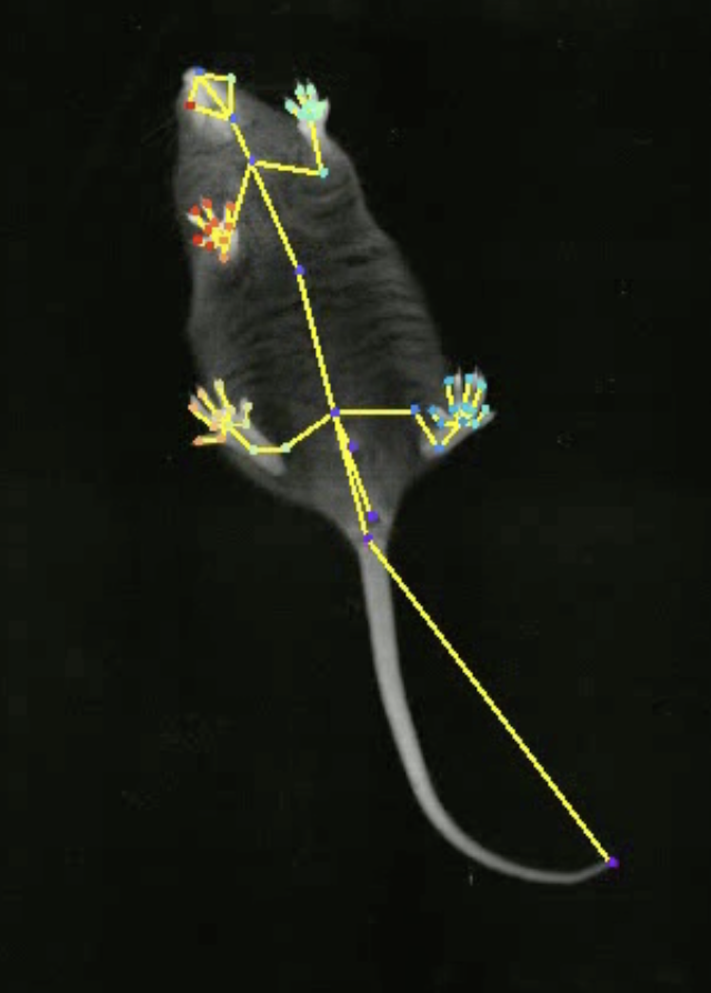
#> input picture documents/skeleton_tracking.png, 711 x 993 px, shrunk from 1280 x 1788 before the run; its folder holds only this picture in this run
$ python -i paw_luminance_rework.py   (imports and definitions only)
#> lines starting #> are read from the running program, lines starting #| are printed output that depends on the picture; after the words box and inside, x2 and y2 are one past the last pixel; in counts of white or black regions, pixels touching at a corner belong together
import cv2
import numpy as np

from utils import *


def get_ftir_mask(ftir_frame_gray):
    """
    Get the paw print mask from the FTIR frame. The FTIR frame is first denoised by removing the background noise.
    The paw print mask is then obtained by applying a threshold to the denoised FTIR frame.

    return the denoised FTIR frame and the paw print mask.
    """
    background_threshold = (
        17  # hard-coded the threshold, the same threshold used for the ftir heatmap
    )
    paw_print_threshold = 10

    # blur ftir frame
    ftir_frame_gray_blur = cv2.GaussianBlur(ftir_frame_gray, (3, 3), 0)

    # remove background noise
    mask = ftir_frame_gray_blur > background_threshold
    mask = mask.astype(np.uint8) * 255
    mask = cv2.erode(mask, np.ones((5, 5), np.uint8), iterations=1)
    mask = cv2.dilate(mask, np.ones((9, 9), np.uint8), iterations=3)
    # apply the mask to the blurred ftir frame
    ftir_frame_gray_denoise = ftir_frame_gray_blur.copy()
    mask = mask.astype(bool)
    ftir_frame_gray_denoise[~mask] = 0

    # apply the paw print threshold to get the paw print mask, boolean
    paw_print = ftir_frame_gray_denoise > paw_print_threshold
    # get the denoised ftir frame
    ftir_frame_final = ftir_frame_gray.copy()
    ftir_frame_final[~paw_print] = 0

    # get the paw_print as a frame
    ftir_mask = paw_print.astype(np.uint8) * 255

    return ftir_frame_final, ftir_mask


# [69 lines left out: functions get_individual_paw_luminance, cal_paw_luminance_rework, not called in this run]

>>> import cv2
>>> picture = cv2.imread('documents/skeleton_tracking.png', cv2.IMREAD_GRAYSCALE)
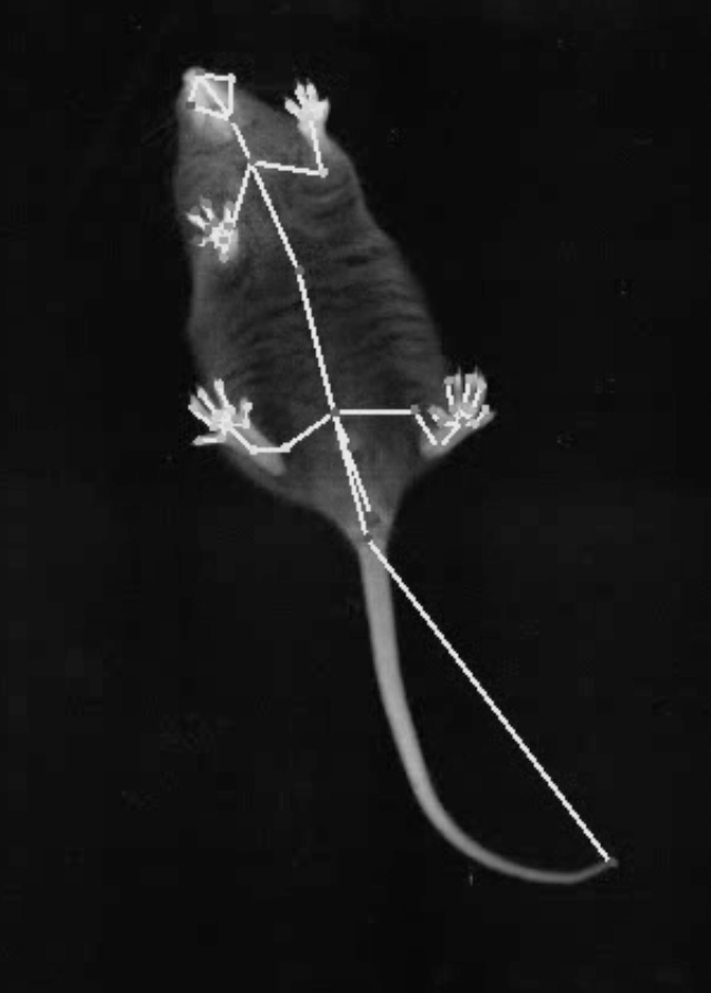
#> picture: shape (993, 711); min 3, max 239, mean 24.4
>>> result = get_ftir_mask(picture)
#> in get_ftir_mask, `mask = ftir_frame_gray_blur > background_threshold`:
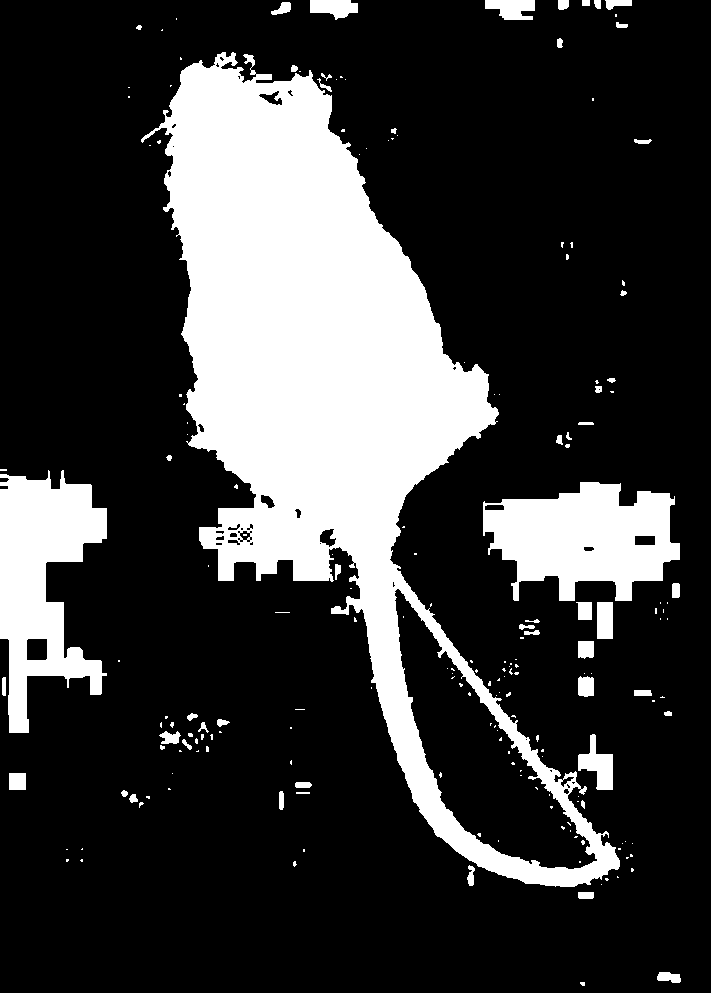
#> mask: shape (993, 711) bool; 23.1% white; 196 white regions (143 under 20 px), largest, box (x1, y1, x2, y2) and area: (141, 52, 620, 887) 123587, (0, 470, 107, 733) 15830, (483, 482, 680, 601) 15549
#> in get_ftir_mask, `mask = cv2.erode(mask, np.ones((5, 5), np.uint8), iterations=1)`:
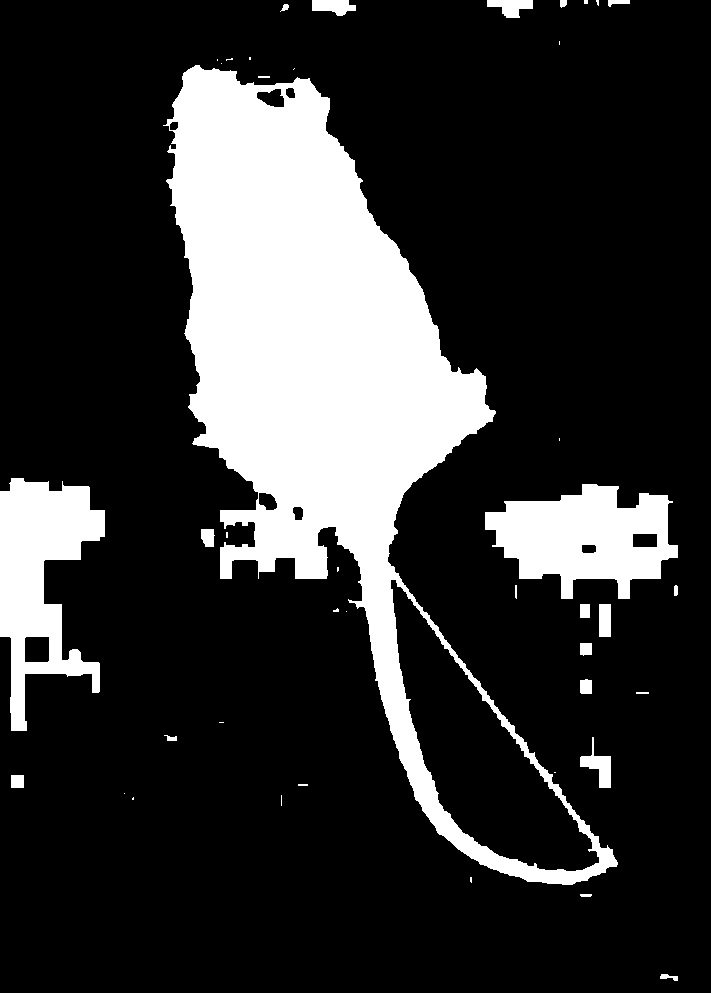
#> mask: shape (993, 711); 20.3% white; 42 white regions (19 under 20 px), largest, box (x1, y1, x2, y2) and area: (163, 65, 618, 885) 111834, (0, 478, 105, 731) 13945, (485, 484, 678, 599) 13679
#> in get_ftir_mask, `mask = cv2.dilate(mask, np.ones((9, 9), np.uint8), iterations=3)`:
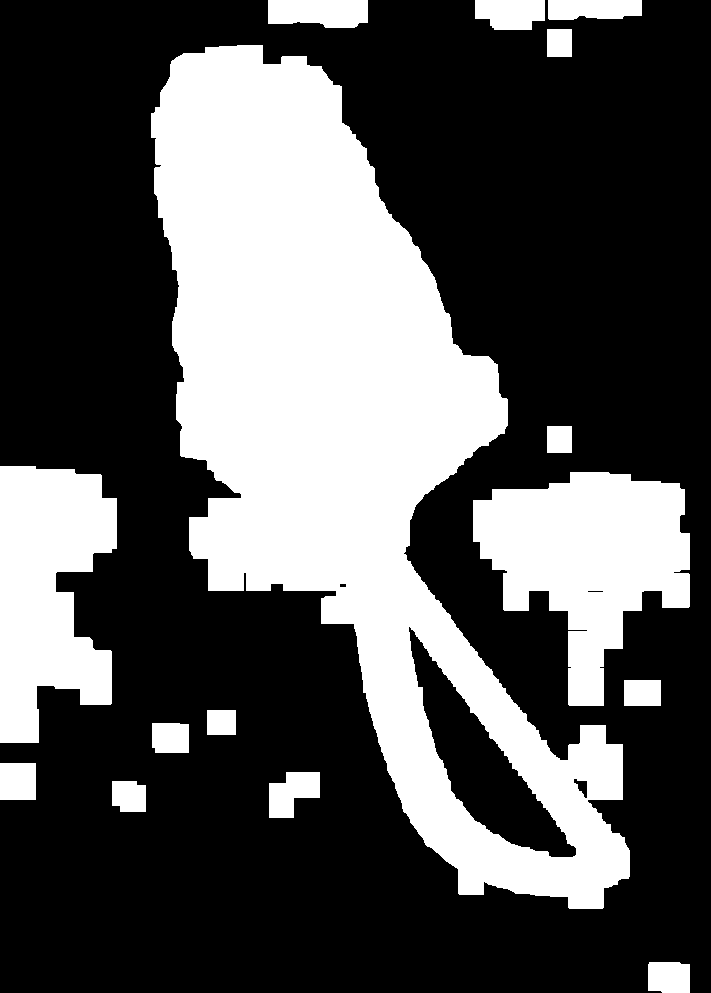
#> mask: shape (993, 711); 33.7% white; 15 white regions, largest, box (x1, y1, x2, y2) and area: (151, 45, 630, 909) 169697, (473, 472, 690, 706) 29045, (0, 466, 117, 743) 23662
#> in get_ftir_mask, `paw_print = ftir_frame_gray_denoise > paw_print_threshold`:
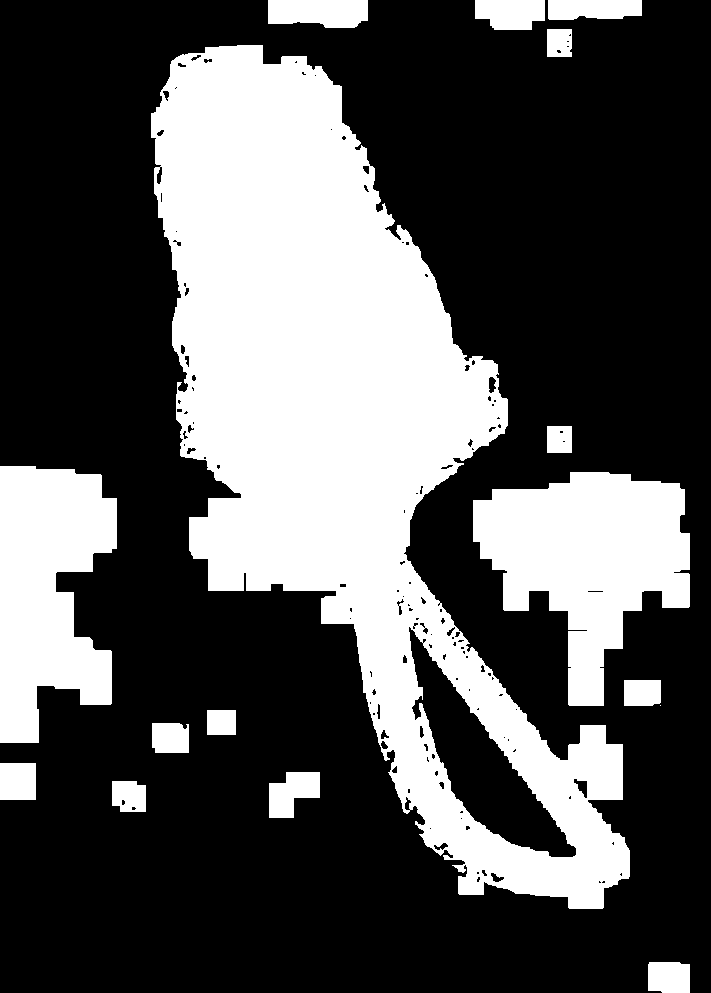
#> paw_print: shape (993, 711) bool; 33.3% white; 16 white regions (1 under 20 px), largest, box (x1, y1, x2, y2) and area: (151, 45, 630, 909) 166855, (473, 472, 690, 706) 29045, (0, 466, 117, 743) 23662
